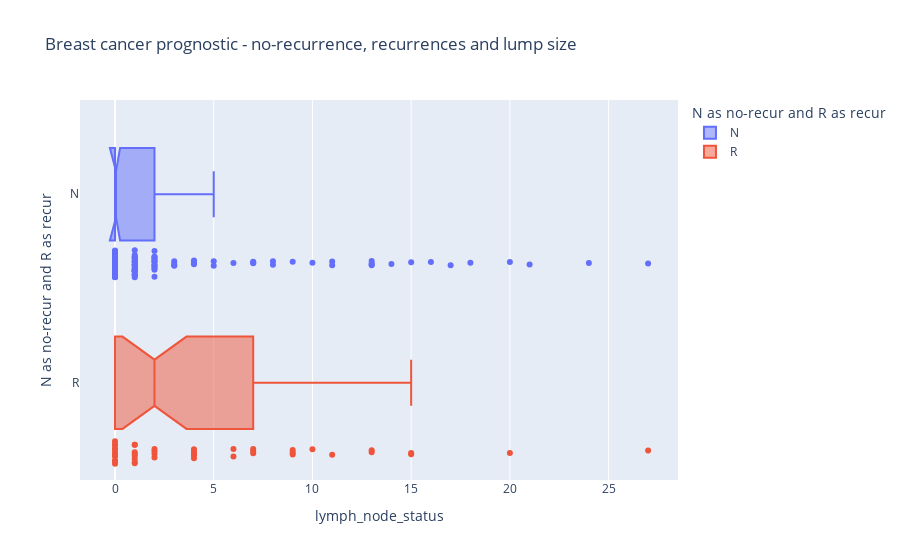

The cell this chart's notebook holds for it:
### Code cell
fig3 = px.box(df, 
             y="Outcome", 
             x='lymph_node_status', 
             #log_x=True, 
             points='all', 
             notched=True,
             color='Outcome',
             labels={'Outcome':'N as no-recur and R as recur', 'volume': 'Tumor size or volume'}, 
             title = 'Breast cancer prognostic - no-recurrence, recurrences and lump size', 
             hover_name='Outcome')

fig3.show()

### Figure 1 — Plotly figure (JSON) as saved in the notebook; plotly's stock layout.template omitted (floating-point values rounded to 4 significant figures; data arrays with more than 128 entries replaced by an {"elided": "..."} marker saying what was removed)
{"data": [{"alignmentgroup": "True", "boxpoints": "all", "hovertemplate": "<b>%{hovertext}</b><br><br>N as no-recur and R as recur=%{y}<br>lymph_node_status=%{x}<extra></extra>", "hovertext": {"elided": "151 str values"}, "legendgroup": "N", "marker": {"color": "#636efa"}, "name": "N", "notched": true, "offsetgroup": "N", "orientation": "h", "showlegend": true, "type": "box", "x": {"elided": "151 int values"}, "x0": " ", "xaxis": "x", "y": {"elided": "151 str values"}, "y0": " ", "yaxis": "y"}, {"alignmentgroup": "True", "boxpoints": "all", "hovertemplate": "<b>%{hovertext}</b><br><br>N as no-recur and R as recur=%{y}<br>lymph_node_status=%{x}<extra></extra>", "hovertext": ["R", "R", "R", "R", "R", "R", "R", "R", "R", "R", "R", "R", "R", "R", "R", "R", "R", "R", "R", "R", "R", "R", "R", "R", "R", "R", "R", "R", "R", "R", "R", "R", "R", "R", "R", "R", "R", "R", "R", "R", "R", "R", "R", "R", "R", "R", "R"], "legendgroup": "R", "marker": {"color": "#EF553B"}, "name": "R", "notched": true, "offsetgroup": "R", "orientation": "h", "showlegend": true, "type": "box", "x": [0, 0, 10, 6, 1, 1, 0, 0, 0, 13, 0, 1, 2, 1, 2, 1, 15, 9, 7, 0, 4, 4, 0, 15, 1, 1, 6, 11, 0, 2, 4, 13, 0, 0, 1, 0, 27, 4, 7, 7, 9, 2, 20, 4, 9, 4, null], "x0": " ", "xaxis": "x", "y": ["R", "R", "R", "R", "R", "R", "R", "R", "R", "R", "R", "R", "R", "R", "R", "R", "R", "R", "R", "R", "R", "R", "R", "R", "R", "R", "R", "R", "R", "R", "R", "R", "R", "R", "R", "R", "R", "R", "R", "R", "R", "R", "R", "R", "R", "R", "R"], "y0": " ", "yaxis": "y"}], "layout": {"boxmode": "overlay", "legend": {"title": {"text": "N as no-recur and R as recur"}, "tracegroupgap": 0}, "title": {"text": "Breast cancer prognostic - no-recurrence, recurrences and lump size"}, "xaxis": {"anchor": "y", "domain": [0, 1], "title": {"text": "lymph_node_status"}}, "yaxis": {"anchor": "x", "categoryarray": ["R", "N"], "categoryorder": "array", "domain": [0, 1], "title": {"text": "N as no-recur and R as recur"}}}}
